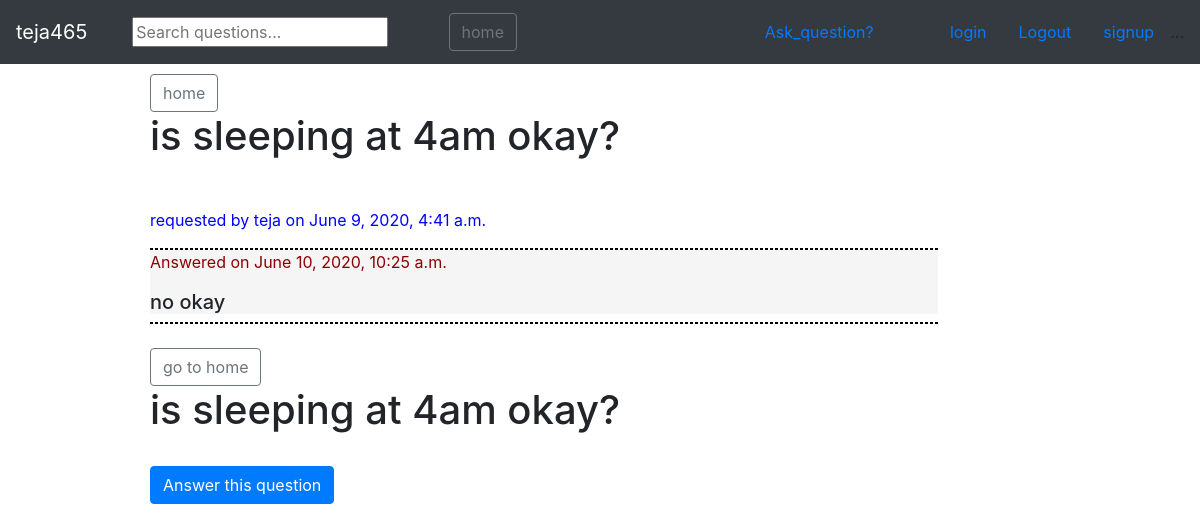
/detail/3, run on the app's committed database.
### myapp/models.py (models this page shows, shortened)
class questions_model(models.Model):
    author = models.ForeignKey(User,on_delete=models.CASCADE,related_name='questions')
    question = models.TextField()
    date=models.DateTimeField(default=timezone.now)

class answers_model(models.Model):
    date=models.DateTimeField(default=timezone.now)
    answer = models.TextField(default='  ')
    question = models.ForeignKey(questions_model, default=1,  on_delete=models.CASCADE,related_name='answers')

### myapp/views.py (the view)
# urls.py: re_path(r'^detail/(?P<id>\d+)', views.question_detail_view),
def question_detail_view(request,id):
    question=questions_model.objects.get(id=id)
    answers=question.answers.all()
    return render(request,'questionDetail.html',{'question':question,'answers':answers})

### templates/questionDetail.html
<!DOCTYPE html>
{% extends 'base.html'%}
{% block detailQuestion%}
<div class="qa">
  <a href="http://127.0.0.1:8000/" class="btn btn-outline-secondary">home</a>
<h1> {{question.question}} </h1>
<p> &emsp;&emsp;
  <div class="aut_date">
  requested by {{question.author}} on {{question.date}}
    </div>
</p>
<div class="striped-border">
</div>
{%if answers%}
    {% for answer in answers %}
        <div class="ans_date">
          <div class="answer_date_individual">  <p> Answered on {{answer.date}}</p>
          </div>
      <h5>{{answer.answer}}</h5>
        </div>
      <div class="striped-border">
      </div>
      <br>
    {% endfor%}
      <a href="http://127.0.0.1:8000/" class="btn btn-outline-secondary">go to home</a>
      <h1>{{question.question}}</h1>
      <br><a href="http://127.0.0.1:8000/answer/{{question.id}}" class="btn btn-primary">Answer this question</a>
  {% else%}
  <h3>No one answered this question
    be the first to answer</h3>
<a href="http://127.0.0.1:8000/answer/{{question.id}}" class="btn btn-primary">Answer this question</a>
    <a href="answer/{{question.id}}"></a>
  {% endif%}
</div>
{% endblock %}

### static/index.css (style rules this page uses)
.striped-border { border: 1px dashed #000; margin: auto; margin-top:0%; margin-bottom: 0%; }
.qa { float:left; padding: 10px 10px 0 150px ; width: 79%; }
.aut_date { color:blue; }
.ans_date { background-color: WhiteSmoke; }
.answer_date_individual { color:DarkRed; }

### data on the page
questions_model: question "is sleeping at 4am okay?", author "teja", date "June 9, 2020, 4:41 a.m."
answers_model: date "June 10, 2020, 10:25 a.m.", answer "no okay"
